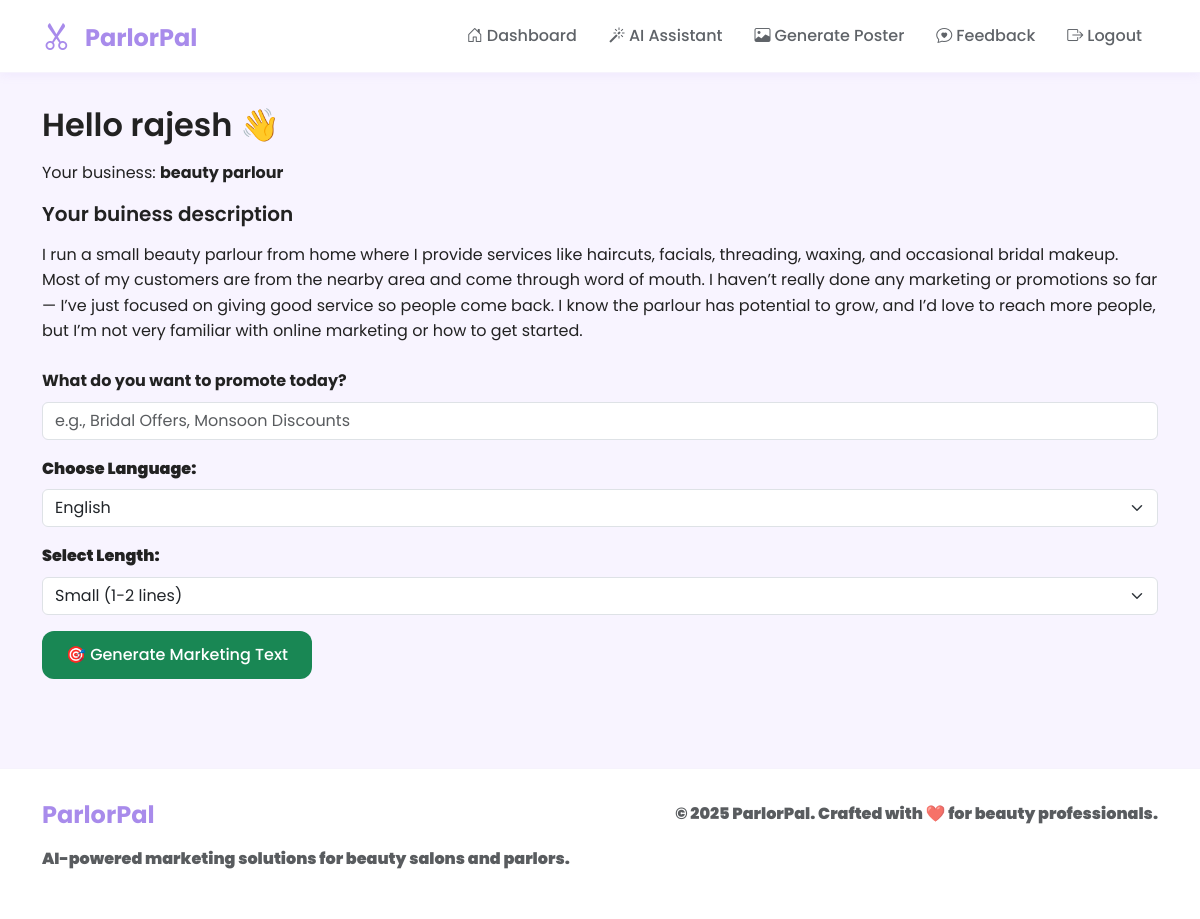
The app's page /ai/ (signed in) with its own data.
### core/models.py (models this page shows, shortened)
class CustomUser(AbstractUser):
    pass

class BusinessProfile(models.Model):
    user = models.OneToOneField(CustomUser, on_delete=models.CASCADE)  # Keep cascade here ✅
    business_name = models.CharField(max_length=100, blank=True)
    description = models.TextField(blank=True)
    image = models.ImageField(upload_to='uploads/', null=True, blank=True)

### core/views.py (the view, shortened to what this page needs)
# urls.py: path('ai/', views.ai_suggestions_view, name='ai_suggestions'),
@login_required
def ai_suggestions_view(request):
    profile = BusinessProfile.objects.get(user=request.user)
    marketing_text = ""
    return render(request, 'core/ai_suggestions.html', {
        'marketing_text': marketing_text,
        'profile': profile,
        'user': request.user
    })

### core/templates/core/ai_suggestions.html (shortened to what this page needs)
{% extends "core/base.html" %}
{% block content %}
<div class="container mt-5">
    <br>
    <h2>Hello {{ user.username }} 👋</h2>
    <p>Your business: <strong>{{ profile.business_name }}</strong></p>
    <h5>Your buiness description</h5>
    <p>{{ profile.description }}</p>
    <form method="post" class="mt-4">
        <div class="mb-3">
            <label for="user_input" class="form-label"><b>What do you want to promote today?<b></label>
            <input type="text" name="user_input" id="user_input" class="form-control"
                   placeholder="e.g., Bridal Offers, Monsoon Discounts" required>
        </div>
        <div class="mb-3">
            <label for="language" class="form-label">Choose Language:</label>
            <select name="language" id="language" class="form-select">
                <option value="english">English</option>
            </select>
        </div>
        <div class="mb-3">
            <label for="length" class="form-label">Select Length:</label>
            <select name="length" id="length" class="form-select">
                <option value="small">Small (1-2 lines)</option>
            </select>
        </div>
        <button class="btn btn-success">
            🎯 Generate Marketing Text
        </button>
    </form>
</div>
{% endblock %}

### core/static/core/style.css (style rules this page uses)
* { margin: 0; padding: 0; box-sizing: border-box; }
:root { --primary-color: #A88BEB; --accent-color: #6C63FF; --bg-light: #F8F4FF; --text-dark: #222222; --text-gray: #5F6368; --white: #FFFFFF; --shadow-light: 0 2px 10px rgba(168, 139, 235, 0.1); --shadow-medium: 0 4px 20px rgba(168, 139, 235, 0.15); --border-radius: 12px; --transition: all 0.3s ease; }
body { font-family: 'Poppins', sans-serif; background-color: var(--bg-light); color: var(--text-dark); line-height: 1.6; overflow-x: hidden; }
h1, h2, h3, h4, h5, h6 { font-weight: 600; color: var(--text-dark); margin-bottom: 1rem; }
.btn { border-radius: var(--border-radius); font-weight: 500; padding: 0.75rem 1.5rem; border: none; transition: var(--transition); text-decoration: none; display: inline-flex; align-items: center; justify-content: center; }

### records on screen
CustomUser: username "rajesh"
BusinessProfile: business_name "beauty parlour", description "I run a small beauty parlour from home where I provide services like haircuts, facials, threading, waxing, and occasional bridal makeup. Most of my customers are from the nearby area and come through word of mouth. I haven’t really done any marketing or promotions so far — I’ve just focused on giving good service so people come back. I know the parlour has potential to grow, and I’d love to reach more people, but I’m not very familiar with online marketing or how to get started."
